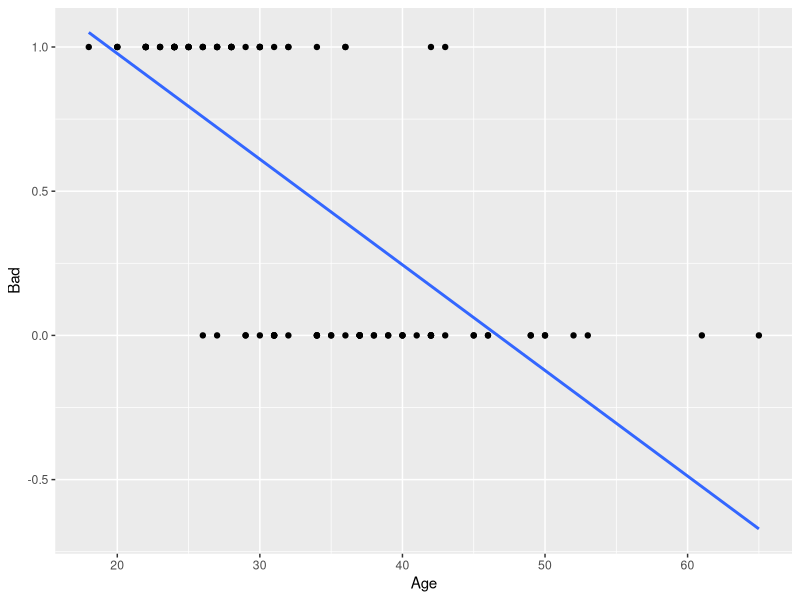
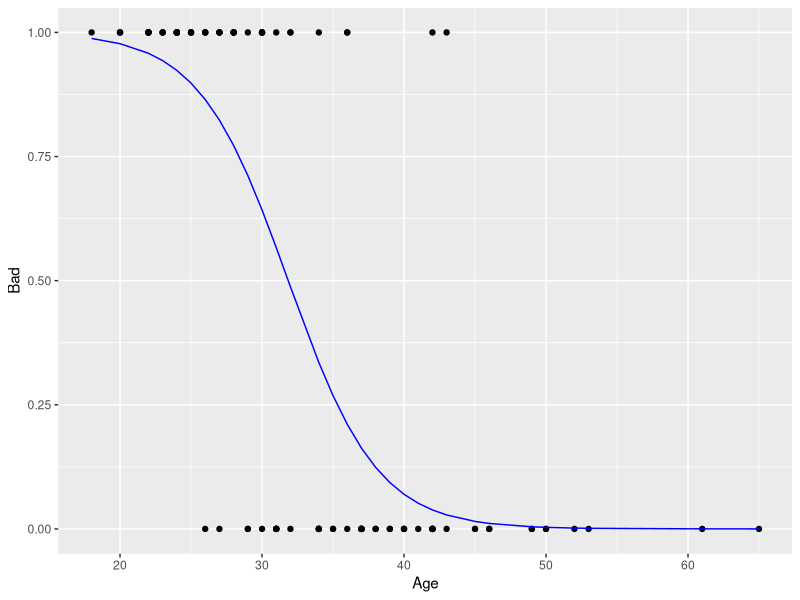

Recreate these plots in R, in order.
## ---- chunk 1
# Include setup
library(tidyverse)
library(ggfortify)
library(knitr)

knitr::opts_chunk$set(
  echo = FALSE, fig.align = "center"
)

hook_output <- knit_hooks$get("output")
knit_hooks$set(output = function(x, options) {
  lines <- options$output.lines
  if (is.null(lines)) {
    return(hook_output(x, options))  # pass to default hook
  }
  x <- unlist(strsplit(x, "\n"))
  more <- "..."
  if (length(lines) == 1) {        # first n lines
    if (length(x) > lines) {
      # truncate the output, but add ....
      x <- c(head(x, lines), more)
    }
  } else {
    x <- c(more, x[lines], more)
  }
  # paste these lines together
  x <- paste(c(x, ""), collapse = "\n")
  hook_output(x, options)
})
## ---- chunk 2
banco = read.csv("class_07_docs/banco.csv")
options(scipen = 999)

# Helpers used for inline values in the slides
sgn = function(x, d = 2) sprintf("%+.*f", d, x)          # signed number, e.g. +0.41 / -0.59
pct = function(b, d = 2) round((exp(b) - 1) * 100, d)    # percent change in the odds
dir = function(b) ifelse(b > 0, "increase", "decrease")  # direction of a change
## ---- chunk 3
banco %>% 
  select(Status, Age, Other_Credit) %>% 
  head(8) %>% 
  kable()
## ---- chunk 4
#| eval: true
#| echo: true
#| output: true

library(tidyverse)
banco = banco %>% 
  mutate(Bad = ifelse(banco$Status == "Bad", 1, 0))
## ---- chunk 5
#| eval: true
#| echo: true
#| output: true

ggplot(banco, aes(x=Age, y = Bad)) + 
  geom_point() + 
  geom_smooth(method="lm", se = F)
## ---- chunk 6
#| eval: true
#| echo: true
#| output: true
model <- glm(Bad ~ Age, data = banco, family = binomial)
summary(model)
## ---- chunk 7
b = coef(model)   # b[1] = intercept, b[2] = Age
## ---- chunk 8
    ggplot(banco, aes(x=Age, y=Bad)) +
      geom_point() +
      geom_line(aes(x = Age, y = predict(model,type = "response")), color = "blue")
## ---- chunk 9
#| eval: true
#| echo: true
#| output: true
predict(model, list(Age=35), type="response")
## ---- chunk 10
#| eval: true
#| echo: true
#| output: true
exp(coef(model)[1] + coef(model)[2]*35)/(1+exp(coef(model)[1] + coef(model)[2]*35))
## ---- chunk 11
#| eval: true
#| echo: true
#| output: true
banco = banco %>% 
  mutate(predict.Status = factor(ifelse(predict(model, type="response") >= 0.5,"Bad","Good"),
                                 levels = c("Bad", "Good")))
xtabs(~ predict.Status + Status, banco) %>%
  addmargins()
## ---- chunk 12
cm = table(predict.Status = banco$predict.Status,
           Status = factor(banco$Status, levels = c("Bad", "Good")))
TP = cm["Bad", "Bad"];  TN = cm["Good", "Good"]
FP = cm["Bad", "Good"]; FN = cm["Good", "Bad"]
n = sum(cm); n_bad = sum(cm[, "Bad"]); n_good = sum(cm[, "Good"])
## ---- chunk 13
#| eval: true
#| echo: true
#| output: true
xtabs(~ predict.Status + Status, banco) %>%
  addmargins()
## ---- chunk 14
#| eval: true
#| echo: true
#| output: true
xtabs(~ predict.Status + Status, banco) %>%
  addmargins()
## ---- chunk 15
#| eval: true
#| echo: true
#| output: true
banco = banco %>% 
  mutate(predict.Status = factor(ifelse(predict(model, type="response") >= 0.8,"Bad","Good"),
                                 levels = c("Bad", "Good")))
xtabs(~ predict.Status + Status,banco) %>%
  addmargins()
## ---- chunk 16
cm8 = table(predict.Status = banco$predict.Status,
            Status = factor(banco$Status, levels = c("Bad", "Good")))
TP8 = cm8["Bad", "Bad"];  TN8 = cm8["Good", "Good"]
FP8 = cm8["Bad", "Good"]; FN8 = cm8["Good", "Bad"]
